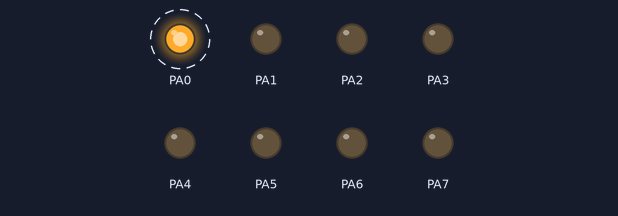
Simulated run of this program. Board: ATmega32, built with avr-gcc and emulated at 8 MHz (the files do not name the chip). Shown: output pins drawn as LEDs (lit = HIGH). Dashed ring = blinking.

Above: at 0.2 s.
Timing chart, 0 to 3.0 s (numbered marks = the images above):
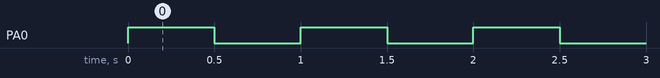

The program:

main.c
```c
/*
 * blink.c
 *
 * Created: 4/9/2021 10:35:04 PM
 * Author : Victor
 */

#define F_CPU 8000000UL

#include <avr/io.h>
#include <util/delay.h>


#define SET_BIT(p,i) ((p) |= _BV(i))
#define CLR_BIT(p,i) ((p) &= ~_BV(i))


int main(void)
{
    /* Replace with your application code */
	DDRA = 0b11111111;

    while (1)
    {
		SET_BIT(PORTA, PINA0);
		_delay_ms(500);
		CLR_BIT(PORTA, PINA0);
		_delay_ms(500);
    }
}
```

Measured:
- by itself, PA0: alternates HIGH for 0.50 s and LOW for 0.50 s
